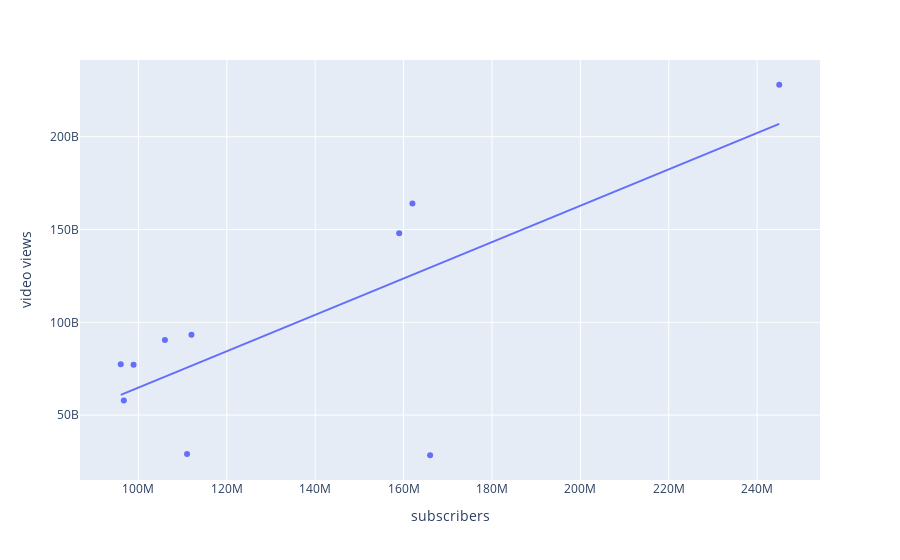

The code cell stored with this chart in its notebook:
### Markdown cell above
This came as a surprise for me, for the top 10 earners, there is little correlation between the amount of uploads vs. yearly earnings & subscribers. Although it has a slight indication that those that may be spending more time creating a smaller amount of videos make more money. The opposite for subscribers, slight positive increase in subscribers for amount of videos. It will be interesting to see if the top holds up for top 10 subscribers below:

### Code cell
px.scatter(df[df['Youtuber'].isin(top10_subscribership['Youtuber'])], x='subscribers', y='video views', trendline='ols', hover_data=['Youtuber'])

### Figure 1 — Plotly figure (JSON) as saved in the notebook; plotly's stock layout.template omitted (floating-point values rounded to 4 significant figures)
{"data": [{"customdata": [["T-Series"], ["MrBeast"], ["Cocomelon - Nursery Rhymes"], ["SET India"], ["ýýý Kids Diana Show"], ["PewDiePie"], ["Like Nastya"], ["Vlad and Niki"], ["Zee Music Company"], ["WWE"]], "hovertemplate": "subscribers=%{x}<br>video views=%{y}<br>Youtuber=%{customdata[0]}<extra></extra>", "legendgroup": "", "marker": {"color": "#636efa", "symbol": "circle"}, "mode": "markers", "name": "", "orientation": "v", "showlegend": false, "type": "scatter", "x": [245000000, 166000000, 162000000, 159000000, 112000000, 111000000, 106000000, 98900000, 96700000, 96000000], "xaxis": "x", "y": [228000000000, 28368841870, 164000000000, 148000000000, 93247040539, 29058044447, 90479060027, 77180169894, 57856289381, 77428473662], "yaxis": "y"}, {"hovertemplate": "<b>OLS trendline</b><br>video views = 980.143 * subscribers + -3.32123e+10<br>R<sup>2</sup>=0.551529<br><br>subscribers=%{x}<br>video views=%{y} <b>(trend)</b><extra></extra>", "legendgroup": "", "marker": {"color": "#636efa", "symbol": "circle"}, "mode": "lines", "name": "", "showlegend": false, "type": "scatter", "x": [96000000, 96700000, 98900000, 106000000, 111000000, 112000000, 159000000, 162000000, 166000000, 245000000], "xaxis": "x", "y": [60880000000.0, 61570000000.0, 63720000000.0, 70680000000.0, 75580000000.0, 76560000000.0, 122600000000.0, 125600000000.0, 129500000000.0, 206900000000.0], "yaxis": "y"}], "layout": {"autosize": true, "legend": {"tracegroupgap": 0}, "margin": {"t": 60}, "xaxis": {"anchor": "y", "autorange": true, "domain": [0, 1], "range": [87220000.0, 253800000.0], "title": {"text": "subscribers"}, "type": "linear"}, "yaxis": {"anchor": "x", "autorange": true, "domain": [0, 1], "range": [12910000000.0, 243500000000.0], "title": {"text": "video views"}, "type": "linear"}}}
